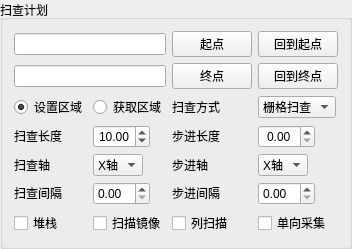
       <widget class="QGroupBox" name="groupBox_2">
        <property name="title">
         <string>扫查计划</string>
        </property>
        <layout class="QGridLayout" name="gridLayout_3">
         <item row="1" column="0" colspan="2">
          <widget class="QLineEdit" name="lineEdit_5">
           <property name="alignment">
            <set>Qt::AlignmentFlag::AlignCenter</set>
           </property>
          </widget>
         </item>
         <item row="1" column="2">
          <widget class="QPushButton" name="EndBtn">
           <property name="sizePolicy">
            <sizepolicy hsizetype="Fixed" vsizetype="Fixed">
             <horstretch>0</horstretch>
             <verstretch>0</verstretch>
            </sizepolicy>
           </property>
           <property name="text">
            <string>终点</string>
           </property>
          </widget>
         </item>
         <item row="6" column="3">
          <widget class="QCheckBox" name="SingleDirCheckBox">
           <property name="sizePolicy">
            <sizepolicy hsizetype="Fixed" vsizetype="Fixed">
             <horstretch>0</horstretch>
             <verstretch>0</verstretch>
            </sizepolicy>
           </property>
           <property name="text">
            <string>单向采集</string>
           </property>
          </widget>
         </item>
         <item row="0" column="0" colspan="2">
          <widget class="QLineEdit" name="lineEdit_4">
           <property name="alignment">
            <set>Qt::AlignmentFlag::AlignCenter</set>
           </property>
          </widget>
         </item>
         <item row="5" column="3">
          <widget class="QDoubleSpinBox" name="StepGapDoubleSpinBox">
           <property name="sizePolicy">
            <sizepolicy hsizetype="Fixed" vsizetype="Fixed">
             <horstretch>0</horstretch>
             <verstretch>0</verstretch>
            </sizepolicy>
           </property>
          </widget>
         </item>
         <item row="0" column="2">
          <widget class="QPushButton" name="StartPointBtn">
           <property name="sizePolicy">
            <sizepolicy hsizetype="Fixed" vsizetype="Fixed">
             <horstretch>0</horstretch>
             <verstretch>0</verstretch>
            </sizepolicy>
           </property>
           <property name="text">
            <string>起点</string>
           </property>
          </widget>
         </item>
         <item row="2" column="1">
          <widget class="QRadioButton" name="GainRegionRadioBtn">
           <property name="sizePolicy">
            <sizepolicy hsizetype="Fixed" vsizetype="Fixed">
             <horstretch>0</horstretch>
             <verstretch>0</verstretch>
            </sizepolicy>
           </property>
           <property name="text">
            <string>获取区域</string>
           </property>
           <property name="checked">
            <bool>false</bool>
           </property>
          </widget>
         </item>
         <item row="2" column="2">
          <widget class="QLabel" name="label_6">
           <property name="sizePolicy">
            <sizepolicy hsizetype="Fixed" vsizetype="Fixed">
             <horstretch>0</horstretch>
             <verstretch>0</verstretch>
            </sizepolicy>
           </property>
           <property name="text">
            <string>扫查方式</string>
           </property>
          </widget>
         </item>
         <item row="5" column="0">
          <widget class="QLabel" name="label_13">
           <property name="sizePolicy">
            <sizepolicy hsizetype="Fixed" vsizetype="Fixed">
             <horstretch>0</horstretch>
             <verstretch>0</verstretch>
            </sizepolicy>
           </property>
           <property name="text">
            <string>扫查间隔</string>
           </property>
          </widget>
         </item>
         <item row="3" column="0">
          <widget class="QLabel" name="label_11">
           <property name="sizePolicy">
            <sizepolicy hsizetype="Fixed" vsizetype="Fixed">
             <horstretch>0</horstretch>
             <verstretch>0</verstretch>
            </sizepolicy>
           </property>
           <property name="text">
            <string>扫查长度</string>
           </property>
          </widget>
         </item>
         <item row="5" column="2">
          <widget class="QLabel" name="label_14">
           <property name="sizePolicy">
            <sizepolicy hsizetype="Fixed" vsizetype="Fixed">
             <horstretch>0</horstretch>
             <verstretch>0</verstretch>
            </sizepolicy>
           </property>
           <property name="text">
            <string>步进间隔</string>
           </property>
          </widget>
         </item>
         <item row="6" column="2">
          <widget class="QCheckBox" name="ColoumScanCheckBox">
           <property name="sizePolicy">
            <sizepolicy hsizetype="Fixed" vsizetype="Fixed">
             <horstretch>0</horstretch>
             <verstretch>0</verstretch>
            </sizepolicy>
           </property>
           <property name="text">
            <string>列扫描</string>
           </property>
          </widget>
         </item>
         <item row="3" column="1">
          <widget class="QDoubleSpinBox" name="ScanLengthDoubleSpinBox">
           <property name="sizePolicy">
            <sizepolicy hsizetype="Fixed" vsizetype="Fixed">
             <horstretch>0</horstretch>
             <verstretch>0</verstretch>
            </sizepolicy>
           </property>
           <property name="alignment">
            <set>Qt::AlignmentFlag::AlignCenter</set>
           </property>
           <property name="singleStep">
            <double>1.000000000000000</double>
           </property>
           <property name="value">
            <double>10.000000000000000</double>
           </property>
          </widget>
         </item>
         <item row="2" column="3">
          <widget class="QComboBox" name="ScanMethodComboBox">
           <property name="sizePolicy">
            <sizepolicy hsizetype="Fixed" vsizetype="Fixed">
             <horstretch>0</horstretch>
             <verstretch>0</verstretch>
            </sizepolicy>
           </property>
           <item>
            <property name="text">
             <string>栅格扫查</string>
            </property>
           </item>
          </widget>
         </item>
         <item row="3" column="3">
          <widget class="QDoubleSpinBox" name="StepLengthDoubleSpinBox">
           <property name="sizePolicy">
            <sizepolicy hsizetype="Fixed" vsizetype="Fixed">
             <horstretch>0</horstretch>
             <verstretch>0</verstretch>
            </sizepolicy>
           </property>
           <property name="alignment">
            <set>Qt::AlignmentFlag::AlignCenter</set>
           </property>
          </widget>
         </item>
         <item row="1" column="3">
          <widget class="QPushButton" name="BackEndBtn">
           <property name="sizePolicy">
            <sizepolicy hsizetype="Fixed" vsizetype="Fixed">
             <horstretch>0</horstretch>
             <verstretch>0</verstretch>
            </sizepolicy>
           </property>
           <property name="text">
            <string>回到终点</string>
           </property>
          </widget>
         </item>
         <item row="0" column="3">
          <widget class="QPushButton" name="BackStartPointBtn">
           <property name="sizePolicy">
            <sizepolicy hsizetype="Fixed" vsizetype="Fixed">
             <horstretch>0</horstretch>
             <verstretch>0</verstretch>
            </sizepolicy>
           </property>
           <property name="text">
            <string>回到起点</string>
           </property>
          </widget>
         </item>
         <item row="5" column="1">
          <widget class="QDoubleSpinBox" name="ScanGapDoubleSpinBox">
           <property name="sizePolicy">
            <sizepolicy hsizetype="Fixed" vsizetype="Fixed">
             <horstretch>0</horstretch>
             <verstretch>0</verstretch>
            </sizepolicy>
           </property>
          </widget>
         </item>
         <item row="3" column="2">
          <widget class="QLabel" name="label_12">
           <property name="sizePolicy">
            <sizepolicy hsizetype="Fixed" vsizetype="Fixed">
             <horstretch>0</horstretch>
             <verstretch>0</verstretch>
            </sizepolicy>
           </property>
           <property name="text">
            <string>步进长度</string>
           </property>
          </widget>
         </item>
         <item row="4" column="3">
          <widget class="QComboBox" name="StepAixisComboBox">
           <property name="sizePolicy">
            <sizepolicy hsizetype="Fixed" vsizetype="Fixed">
             <horstretch>0</horstretch>
             <verstretch>0</verstretch>
            </sizepolicy>
           </property>
           <item>
            <property name="text">
             <string>X轴</string>
            </property>
           </item>
           <item>
            <property name="text">
             <string>Y轴</string>
            </property>
           </item>
          </widget>
         </item>
         <item row="2" column="0">
          <widget class="QRadioButton" name="SetRegionRadioBtn">
           <property name="sizePolicy">
            <sizepolicy hsizetype="Fixed" vsizetype="Fixed">
             <horstretch>0</horstretch>
             <verstretch>0</verstretch>
            </sizepolicy>
           </property>
           <property name="text">
            <string>设置区域</string>
           </property>
           <property name="checked">
            <bool>true</bool>
           </property>
          </widget>
         </item>
         <item row="6" column="1">
          <widget class="QCheckBox" name="ScanMirrorCheckBox">
           <property name="sizePolicy">
            <sizepolicy hsizetype="Fixed" vsizetype="Fixed">
             <horstretch>0</horstretch>
             <verstretch>0</verstretch>
            </sizepolicy>
           </property>
           <property name="text">
            <string>扫描镜像</string>
           </property>
          </widget>
         </item>
         <item row="4" column="0">
          <widget class="QLabel" name="label_7">
           <property name="sizePolicy">
            <sizepolicy hsizetype="Fixed" vsizetype="Fixed">
             <horstretch>0</horstretch>
             <verstretch>0</verstretch>
            </sizepolicy>
           </property>
           <property name="text">
            <string>扫查轴</string>
           </property>
          </widget>
         </item>
         <item row="4" column="1">
          <widget class="QComboBox" name="ScanAxisComboBox">
           <property name="sizePolicy">
            <sizepolicy hsizetype="Fixed" vsizetype="Fixed">
             <horstretch>0</horstretch>
             <verstretch>0</verstretch>
            </sizepolicy>
           </property>
           <item>
            <property name="text">
             <string>X轴</string>
            </property>
           </item>
           <item>
            <property name="text">
             <string>Y轴</string>
            </property>
           </item>
          </widget>
         </item>
         <item row="4" column="2">
          <widget class="QLabel" name="label_8">
           <property name="sizePolicy">
            <sizepolicy hsizetype="Fixed" vsizetype="Fixed">
             <horstretch>0</horstretch>
             <verstretch>0</verstretch>
            </sizepolicy>
           </property>
           <property name="text">
            <string>步进轴</string>
           </property>
          </widget>
         </item>
         <item row="6" column="0">
          <widget class="QCheckBox" name="HeapStackCheckBox">
           <property name="sizePolicy">
            <sizepolicy hsizetype="Fixed" vsizetype="Fixed">
             <horstretch>0</horstretch>
             <verstretch>0</verstretch>
            </sizepolicy>
           </property>
           <property name="text">
            <string>堆栈</string>
           </property>
          </widget>
         </item>
        </layout>
       </widget>
